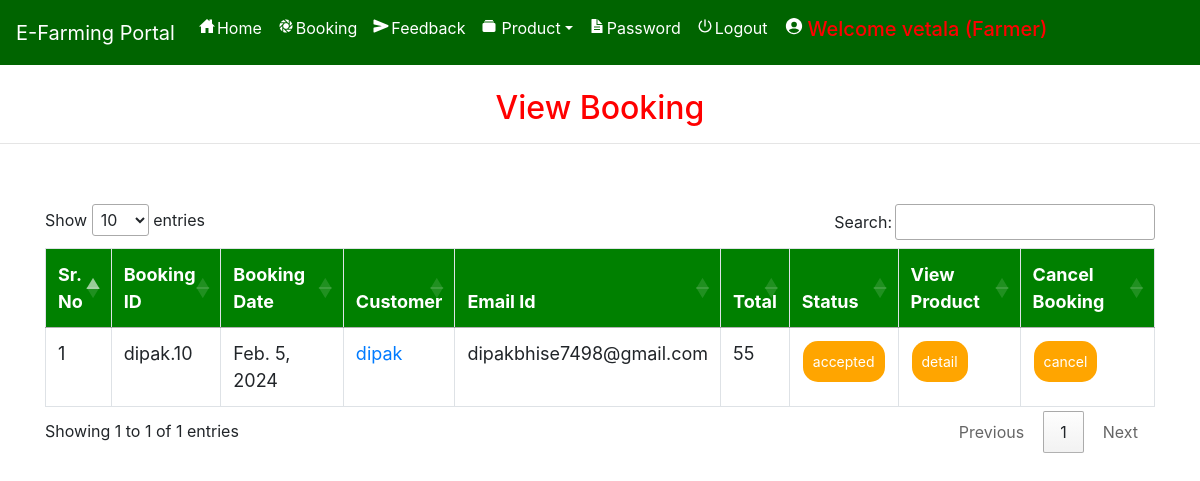
Screenshot of /admin_viewBooking (signed in) with the database file from the repository.
### farmerapp/models.py (models this page shows, shortened)
class Booking(models.Model):
    status = models.ForeignKey(Status, on_delete=models.CASCADE, null=True)
    profile = models.ForeignKey(Profile, on_delete=models.CASCADE, null=True)
    farmer =  models.TextField(null=True)
    booking_id = models.CharField(max_length=200,null=True)
    quantity = models.CharField(max_length=100,null=True)
    payment_id = models.CharField(max_length=200,null=True)
    payment_status = models.CharField(max_length=200,null=True, default="Pending")
    book_date = models.CharField(max_length=30, null=True)
    total = models.IntegerField(null=True)

class Profile(models.Model):
    user = models.ForeignKey(User, on_delete=models.CASCADE, null=True)
    dob = models.DateField(null=True)
    city = models.CharField(max_length=30, null=True)
    address = models.CharField(max_length=50, null=True)
    contact = models.CharField(max_length=10, null=True)
    user_type = models.CharField(max_length=10, null=True)
    status =  models.CharField(max_length=30, null=True, default="Pending")
    image = models.FileField(null=True)

class Status(models.Model):
    name = models.CharField(max_length=20, null=True)

### farmerapp/views.py (the view)
# urls.py: path('admin_viewBooking', Admin_View_Booking, name='admin_viewBooking'),
def Admin_View_Booking(request):
    if not request.user.is_authenticated:
        return redirect('login_admin')
    book = Booking.objects.all()
    d = {'book': book}
    return render(request, 'admin_viewBokking.html', d)

### farmerapp/templates/admin_viewBokking.html (shortened to what this page needs)
{% extends 'navigation.html' %}
{% block body %}
<center><h2 style="color:red;margin-top:2%">View Booking</h2></center><hr>
 <div class="container">
<table class="table table-bordered" id="myTable">
  <thead>
  <tr>
    <th>Sr. No</th>
    <th>Booking ID</th>
    <th>Booking Date</th>
    <th>Customer</th>
    <th>Email Id</th>
      <th>Total</th>
      <th>Status</th>
    <th>View Product</th>
    <th>Cancel Booking</th>
  </tr>
  </thead>
   <tbody>
{% for i in book %}
  <tr>
      <td>{{forloop.counter}}</td>
    <td>{{i.booking_id}}</td>
    <td>{{i.book_date}}</td>
    <td>
      <a href="/profile/{{i.profile.user.id}}">
        {{i.profile.user.username}}
      </a>
    </td>
    <td>{{i.profile.user.email}}</td>
      <td>{{i.total}}</td>
    <td><a href="{% url 'Edit_status' i.booking_id i.id %}"><button class="button button1">{{i.status.name}}</button></a></td>
      <td><a href="{% url 'admin_booking_detail' i.booking_id i.id i.profile.user.id  %}"><button class="button button1">detail</button></a></td>
      <td><a href="{% url 'delete_admin_booking' i.booking_id i.id %}" onclick="return confirm('Are you sure?')"><button class="button button1" id="#delete">cancel</button></a></td>
  </tr>
   {% endfor %}
    </tbody>
</table>
 </div>
{% endblock %}

### farmerapp/templates/navigation.html (style rules this page uses)
* { box-sizing: border-box; }
#myTable { border-collapse: collapse; width: 100%; border: 1px solid #ddd; font-size: 18px; }
#myTable th { text-align: left; padding: 12px; background-color: green; color: white; }
#myTable td { text-align: left; padding: 12px; background-color: white; }
#myTable tr { border-bottom: 1px solid #ddd; }
.button { background-color: orange; border: none; color: white; padding: 10px; text-align: center; text-decoration: none; display: inline-block; font-size: 14px; margin: 1px 1px; cursor: pointer; }
.button1 { border-radius: 15px; }

### rows the page displays
Booking: booking_id "dipak.10", book_date "Feb. 5, 2024", profile.user.username "dipak", profile.user.email "dipakbhise7498@gmail.com", total "55", status.name "accepted"
